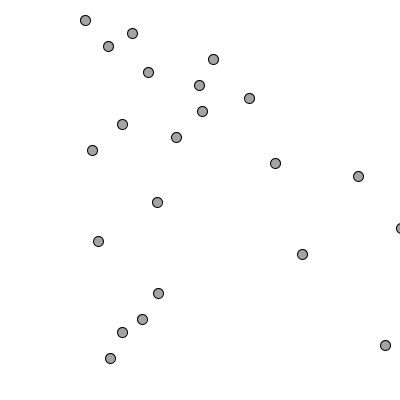
Frame 1 (no input)
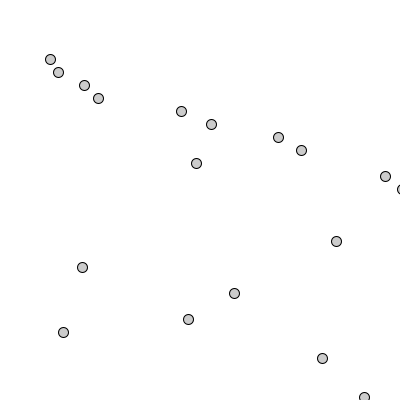
Frame 60 (the mouse pressed at the canvas centre just before this capture)
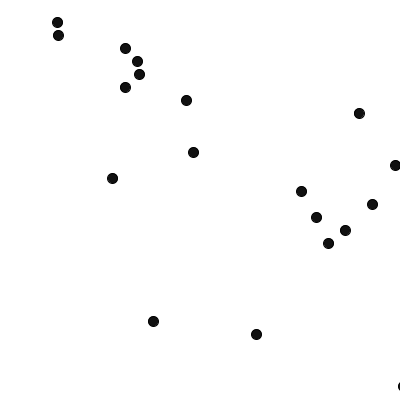
Frame 120 (the mouse held since frame 60 and released just before this capture)

The Processing sketch that drew these frames (run headless with seeded random() and noise(); from frame 60 on, the mouse is pressed at the canvas centre):

// Processing sketch: processing_105699
// ── processing_105699.pde

//Experiment Exercise Xiaofeng Lin
//One ball using the path of the bezier?


int x, xspd = 3;
float step = 0.0f;

void setup(){
  size(400, 400);
  frameRate(5);
}

void draw(){
  background(255);
  fill(random(255));
  xspd = (mouseX + mouseY)/2;
  
  for (int i = 0; i < 50; i++){
    
    if (step >= 1.0f){
      step = 0.0f;
      fill(random(255),random(255),random(255));
    }
    float x = bezierPoint(85, 10, 90, 15, step);
    float y = bezierPoint(20, 10, 90, 80, step);
    
    ellipse (x + random(50) * i, y + i * 13, 10, 10);
  }
  
  x += xspd;
  step += 0.01f;
}
